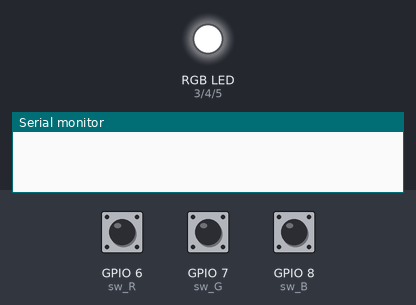
A sketch run on a simulated ESP32-S3. Parts: an RGB LED mixed from three pins (HIGH = lit), the last lines printed to the serial monitor. The test bench sets the inputs (shaded band); at power-on: GPIO 6 (sw_R) HIGH, GPIO 7 (sw_G) HIGH, GPIO 8 (sw_B) HIGH.

Above: at 2.2 s.
2.3 s: GPIO 6 (sw_R) pulled LOW for 0.15 s
At 2.7 s:
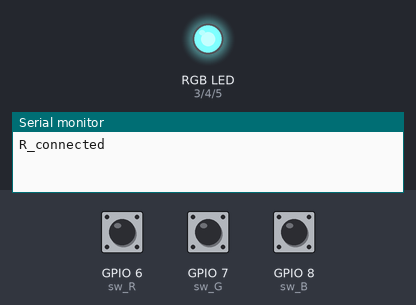
Timing chart, 0 to 5.3 s (numbered marks = the images above; inputs shaded):
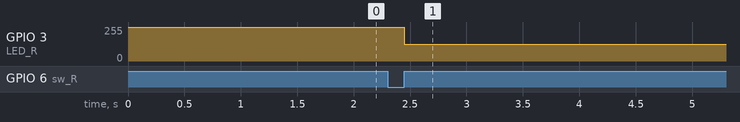

The sketch:

sketch_oct02b.ino
```cpp
#define LED_R   3
#define LED_G   4
#define LED_B   5
#define sw_R 6
#define sw_G 7
#define sw_B 8
#define RST 9
#define BaseFreq1 500 //Green
#define BaseFreq2 2000 //Blue
#define BaseFreq3 8000 //Red


hw_timer_t *timer1 = NULL;
hw_timer_t *timer2 = NULL;
hw_timer_t *timer3 = NULL;
int color = 0;
bool is_set = false;


// 定时器中断处理函数
void timer_interrupt_R() {
  digitalWrite(LED_R, !digitalRead(LED_R));
}
void timer_interrupt_G() {
  digitalWrite(LED_G, !digitalRead(LED_G));
}
void timer_interrupt_B() {
  digitalWrite(LED_B, !digitalRead(LED_B));
}


void setup() {
  pinMode(LED_R, OUTPUT);
  pinMode(LED_G, OUTPUT);
  pinMode(LED_B, OUTPUT);

  pinMode(sw_R, INPUT_PULLUP);
  pinMode(sw_G, INPUT_PULLUP);
  pinMode(sw_B, INPUT_PULLUP);

  // 初始化定时器
  timer1 = timerBegin(0, 80, true);

  Serial.begin(115200);
  digitalWrite(LED_R, 1);
  digitalWrite(LED_G, 1);
  digitalWrite(LED_B, 1);
  delay(1000);

}

void loop() {
  if (!digitalRead(sw_R) && !is_set) {
    delay(100);
    if (!digitalRead(sw_R) && !is_set) {
      timerAttachInterrupt(timer1, &timer_interrupt_R, true);
      timerAlarmWrite(timer1, 1000000 / BaseFreq1, true);
      timerAlarmEnable(timer1);
      Serial.println("R_connected");
      is_set = true;
    }
  }
  if (!digitalRead(sw_G) && !is_set) {
    delay(100);
    if (!digitalRead(sw_G) && !is_set) {

      timerAttachInterrupt(timer1, &timer_interrupt_G, true);
      timerAlarmWrite(timer1, 1000000 / BaseFreq2, true);
      timerAlarmEnable(timer1);
      Serial.println("G_connected");
      is_set = true;
    }
  }
  if (!digitalRead(sw_B) && !is_set) {
    delay(100);
    if (!digitalRead(sw_B) && !is_set) {

      timerAttachInterrupt(timer1, &timer_interrupt_B, true);
      timerAlarmWrite(timer1, 1000000 / BaseFreq3, true);
      timerAlarmEnable(timer1);
      Serial.println("B_connected");
      is_set = true;
    }
  }
}
```

Measured:
- after the input at 2.3 s, GPIO 3 (LED_R): 255/255 → 127/255 after 0.15 s
